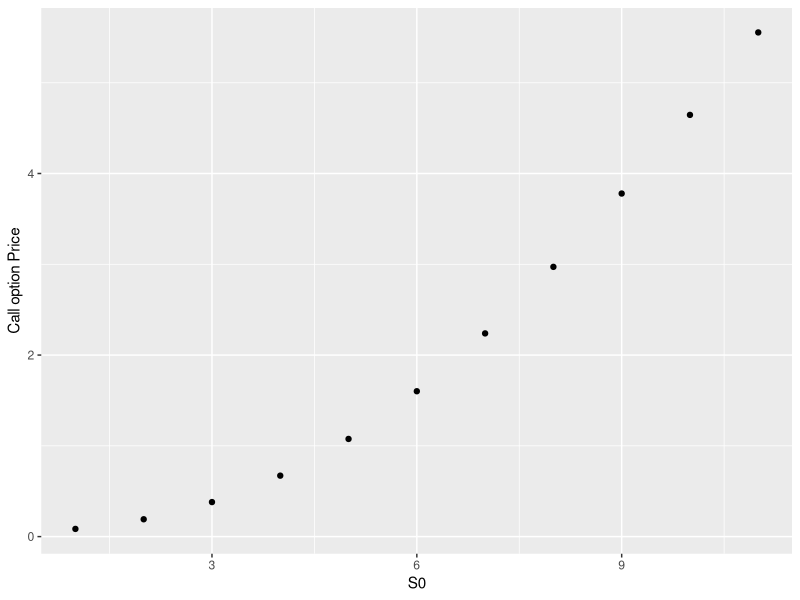

This figure's R source:
library(ggplot2)

Q31 = c(0.08449,0.190743,0.380164,0.671287,1.07572,1.60126,2.23838,2.97144,3.77936,4.64575,5.5542)

ggplot() + geom_point(aes(x=seq(15:25), y = Q31)) + 
  xlab("S0") + 
  ylab("Call option Price")


